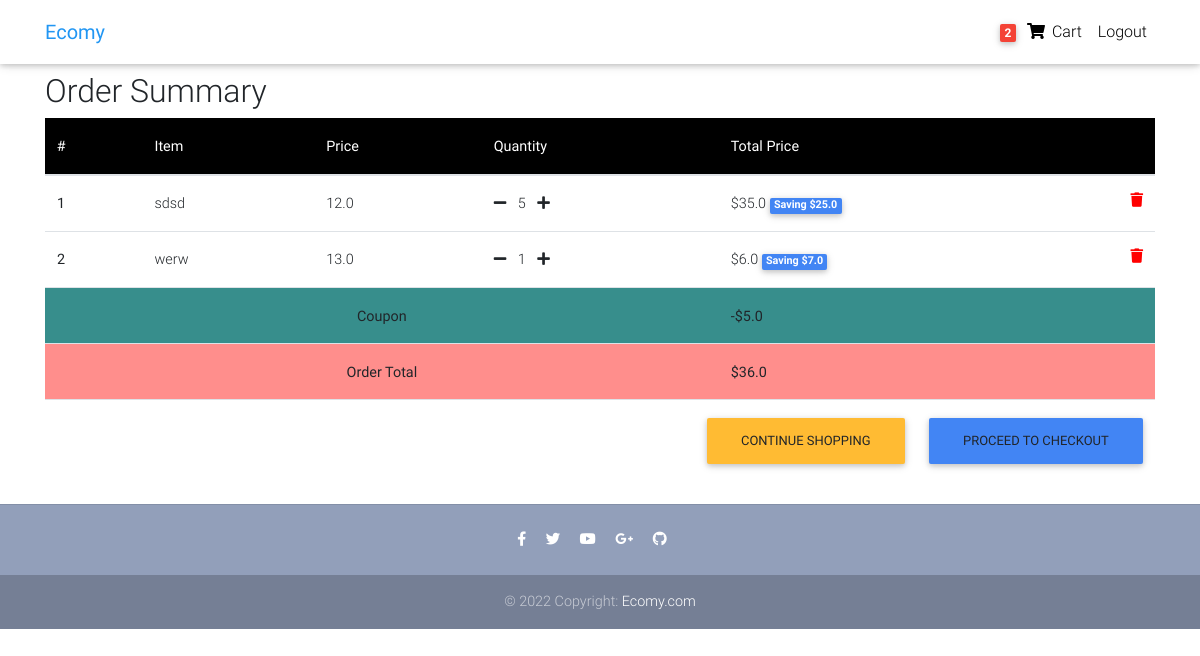
The page /order_summary/ (signed in) on the database its author committed.
### core/models.py (models this page shows, shortened)
class Order(models.Model):
    user = models.ForeignKey(
        settings.AUTH_USER_MODEL,
        on_delete=models.CASCADE
    )
    items = models.ManyToManyField(OrderItem)
    ordered = models.BooleanField(default=False)
    ordered_date = models.DateTimeField()
    start_date = models.DateTimeField(auto_now_add=True)
    billing_address = models.ForeignKey('BillingAddress', on_delete=models.SET_NULL, blank=True, null=True)
    payment = models.ForeignKey('Payment', on_delete=models.SET_NULL, blank=True, null=True)
    coupon = models.ForeignKey('Coupon', on_delete=models.SET_NULL, blank=True, null=True)
    def coupon_get_total(self):
        total = 0
        for order in self.items.all():
            total+=order.get_final_price()
        total -= self.coupon.amount
        return total

class OrderItem(models.Model):
    user = models.ForeignKey(
        settings.AUTH_USER_MODEL,
        on_delete=models.CASCADE,
        blank=True,
        null=True
    )
    ordered = models.BooleanField(default=False)
    item = models.ForeignKey(Item, on_delete=models.CASCADE)
    quantity = models.IntegerField(default=1)
    def get_total_item_price(self):
        return self.quantity * self.item.price
    def get_total_discount_price(self):
        return self.quantity * self.item.discount_price
    def get_amount_saved(self):
        return self.get_total_item_price() - self.get_total_discount_price()
    def get_final_price(self):
        if self.item.discount_price:
            return self.get_total_discount_price()
        return self.get_total_item_price()

class Item(models.Model):
    title = models.CharField(max_length=100)
    price = models.FloatField()
    discount_price = models.FloatField(blank=True, null=True)
    category = models.CharField(choices=CATEGORY_CHOICES, max_length=2)
    label = models.CharField(choices=LABEL_CHOICES, max_length=1)
    slug = models.SlugField(default='test-product')
    decription = models.TextField(default="TEST DESCRIPTION")
    image = models.ImageField()

class Coupon(models.Model):
    code = models.CharField(max_length=15, default='None')
    amount = models.FloatField(default=0)

### core/views.py (the view)
# urls.py: path('order_summary/', OrderSummaryView.as_view(), name='order-summary'),
class OrderSummaryView(LoginRequiredMixin, View):
    def get(self, *args, **kwargs):
        try:
            order = Order.objects.get(user=self.request.user, ordered=False)
            context = {
                'object': order
            }
            return render(self.request, 'order_summary.html', context)
        except ObjectDoesNotExist:
            messages.error(self.request, "You do not have an active order!!")
            return redirect("/")
    template_name = "order_summary.html"

### core/templatetags/cart_template_tags.py (called while the page is built)
@register.filter
def cart_item_count(user):
    if user.is_authenticated:
        qs = Order.objects.filter(user=user, ordered=False)
        if qs.exists():
            return qs[0].items.count()
    return 0

### templates/order_summary.html (shortened to what this page needs)
{% extends "base.html" %}
{% block content %}
  <main>
    <div class="container">
        <h2>Order Summary</h2>
        <table class="table">
            <thead class="black white-text">
              <tr>
                <th scope="col">#</th>
                <th scope="col">Item</th>
                <th scope="col">Price</th>
                <th scope="col">Quantity</th>
                <th scope="col">Total Price</th>
              </tr>
            </thead>
            <tbody>
            {% for order in object.items.all %}
              <tr>
                <th scope="row">{{ forloop.counter }}</th>
                <td>{{ order.item.title }}</td>
                <td>{{ order.item.price }}</td>
                <td>
                    <a href="{% url 'core:remove-single-item-from-cart' order.item.slug %}"><i class="fas fa-minus mr-2"></i></a>
                    {{ order.quantity }}
                    <a href="{% url 'core:add-to-cart' order.item.slug %}"><i class="fas fa-plus ml-2"></i></a>
                </td>
                <td>
                    {% if order.item.discount_price %}
                        ${{ order.get_total_discount_price }}
                        <span class="badge badge-primary"> Saving ${{ order.get_amount_saved }}</span>
                    {% else %}
                        ${{ order.get_total_item_price }}
                    {% endif %}
                    <a href={% url 'core:remove-from-cart' order.item.slug %}><i class="fas fa-trash float-right" style="color:red"></i></a>
                </td>
              </tr>
            {% endfor %}
            {% if object.coupon %}
            <tr>
              <td style="background-color:rgb(55, 142, 140)" class="text-center" colspan="4"><b>Coupon</b></td>
              <td style="background-color:rgb(55, 142, 140)"><b>-${{ object.coupon.amount }}</b></td>
            </tr>
              {% if object.coupon_get_total %}
              <tr>
                  <td style="background-color:rgb(255, 142, 140)" class="text-center" colspan="4"><b>Order Total</b></td>
                  <td style="background-color:rgb(255, 142, 140)"><b>${{ object.coupon_get_total }}</b></td>
              </tr>
              <tr>
                  <td colspan="5">
                      <a class="btn btn-primary float-right ml-4" href="/checkout/"> Proceed to Checkout</a>
                      <a class="btn btn-warning float-right" href="/">Continue Shopping</a>
                  </td>
              </tr>
              {% endif %}
            {% endif %}
            </tbody>
          </table>
    </div>
  </main>
{% endblock %}

### templates/navbar.html (shortened to what this page needs)
{% load cart_template_tags %}
<nav class="navbar fixed-top navbar-expand-lg navbar-light white scrolling-navbar">
    <div class="container">
      <a class="navbar-brand waves-effect" href="https://mdbootstrap.com/docs/jquery/" target="_blank">
        <strong class="blue-text">Ecomy</strong>
      </a>
      <div class="collapse navbar-collapse" id="navbarSupportedContent">
        <ul class="navbar-nav nav-flex-icons">
          {% if request.user.is_authenticated %}
          <li class="nav-item">
            <a href="/order_summary/" class="nav-link waves-effect">
              <span class="badge red z-depth-1 mr-1"> {{ request.user|cart_item_count }} </span>
              <i class="fas fa-shopping-cart"></i>
              <span class="clearfix d-none d-sm-inline-block"> Cart </span>
            </a>
          </li>
          <li class="nav-item">
            <a href="{% url 'account_logout' %}" class="nav-link waves-effect">
              <span class="clearfix d-none d-sm-inline-block"> Logout </span>
            </a>
          </li>
          {% endif %}
        </ul>
      </div>
    </div>
  </nav>

### templates/base.html (style rules this page uses)
html, body, header, .carousel { height: 60vh; }

### rows shown on the page
OrderItem: item "sdsd", item.price "12.0", quantity "5", get_total_discount_price "35.0", get_amount_saved "25.0"
OrderItem: item "werw", item.price "13.0", quantity "1", get_total_discount_price "6.0", get_amount_saved "7.0"
Order: coupon.amount "5.0", coupon_get_total "36.0"

### other values the page prints
{{ request.user|cart_item_count }} "2"
